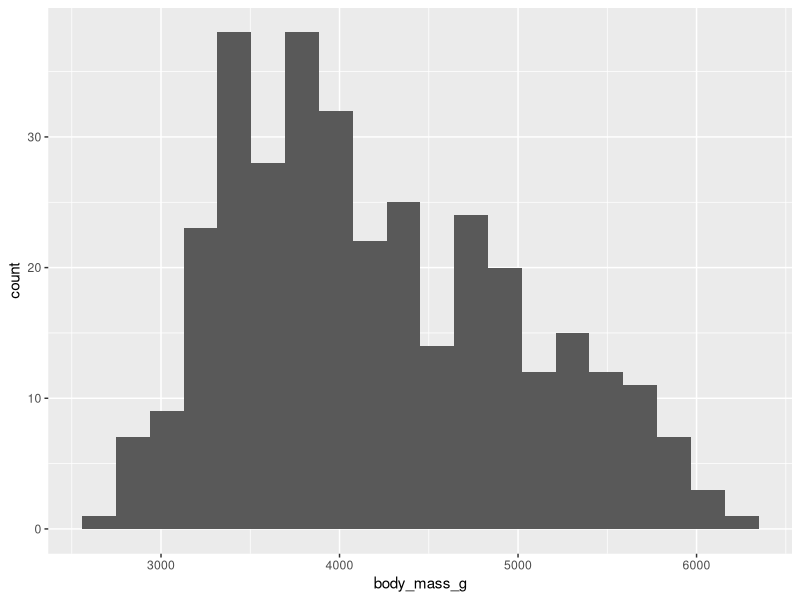
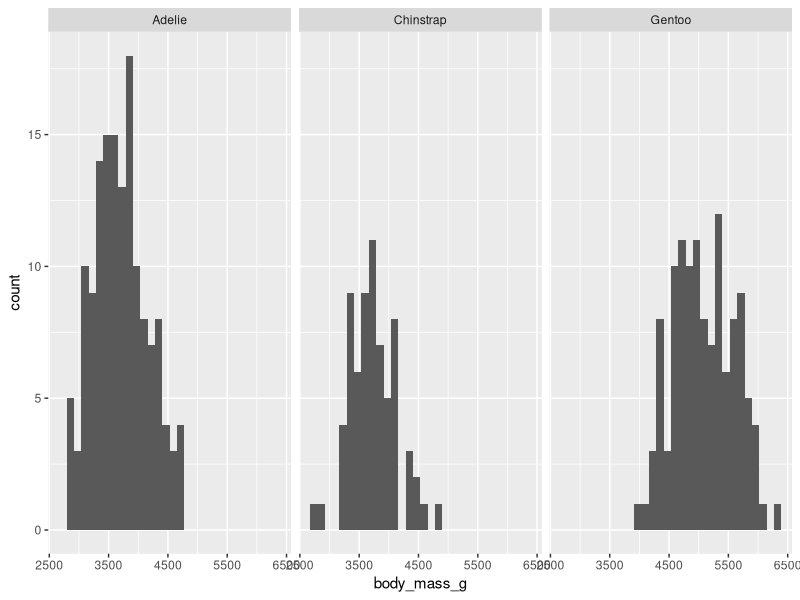

These charts were generated, in order, by the following R code:
## ---- chunk 1
knitr::opts_chunk$set(echo = TRUE)
library(palmerpenguins)
library(tidyverse)
## ---- chunk 2
penguins %>%
  count(species)
## ---- chunk 3
penguins %>%
  count(island)
## ---- chunk 4
penguins %>%
  ggplot(aes(x = body_mass_g)) +
  geom_histogram(bins=20)
## ---- chunk 5
penguins %>%
  summarize(mean(body_mass_g))
## ---- chunk 6
penguins_no_nas <- penguins %>%
  drop_na()
## ---- chunk 7
glimpse(penguins)
glimpse(penguins_no_nas)
## ---- chunk 8
penguins_no_nas %>%
  summarize(mean(body_mass_g))
## ---- chunk 9
penguins_no_nas %>%
  ggplot(aes(x = body_mass_g)) +
  geom_histogram() +
  facet_wrap(~species)
## ---- chunk 10
penguins_no_nas %>%
  group_by(species) %>%
  summarize(mean(body_mass_g))
